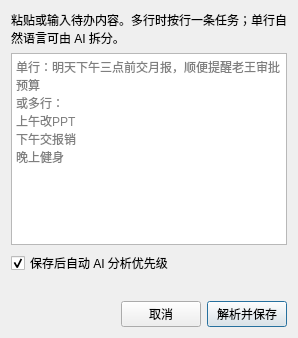
<?xml version="1.0" encoding="UTF-8"?>
<ui version="4.0">
 <class>QuickCaptureDialog</class>
 <widget class="QDialog" name="QuickCaptureDialog">
  <property name="windowTitle">
   <string>闪记</string>
  </property>
  <layout class="QVBoxLayout" name="verticalLayout">
   <item>
    <widget class="QLabel" name="labelHint">
     <property name="text">
      <string>粘贴或输入待办内容。多行时按行一条任务；单行自然语言可由 AI 拆分。</string>
     </property>
     <property name="wordWrap">
      <bool>true</bool>
     </property>
    </widget>
   </item>
   <item>
    <widget class="QPlainTextEdit" name="plainInput">
     <property name="minimumSize">
      <size>
       <width>0</width>
       <height>120</height>
      </size>
     </property>
     <property name="placeholderText">
      <string>单行：明天下午三点前交月报，顺便提醒老王审批预算&#xa;或多行：&#xa;上午改PPT&#xa;下午交报销&#xa;晚上健身</string>
     </property>
    </widget>
   </item>
   <item>
    <widget class="QCheckBox" name="checkAutoAnalyze">
     <property name="text">
      <string>保存后自动 AI 分析优先级</string>
     </property>
     <property name="checked">
      <bool>true</bool>
     </property>
    </widget>
   </item>
   <item>
    <widget class="QLabel" name="labelStatus">
     <property name="text">
      <string/>
     </property>
     <property name="wordWrap">
      <bool>true</bool>
     </property>
    </widget>
   </item>
   <item>
    <layout class="QHBoxLayout" name="buttonLayout">
     <item>
      <spacer name="horizontalSpacer">
       <property name="orientation">
        <enum>Qt::Horizontal</enum>
       </property>
       <property name="sizeHint" stdset="0">
        <size>
         <width>40</width>
         <height>20</height>
        </size>
       </property>
      </spacer>
     </item>
     <item>
      <widget class="QPushButton" name="btnCancel">
       <property name="text">
        <string>取消</string>
       </property>
      </widget>
     </item>
     <item>
      <widget class="QPushButton" name="btnSave">
       <property name="text">
        <string>解析并保存</string>
       </property>
       <property name="default">
        <bool>true</bool>
       </property>
      </widget>
     </item>
    </layout>
   </item>
  </layout>
 </widget>
 <resources/>
 <connections/>
</ui>
